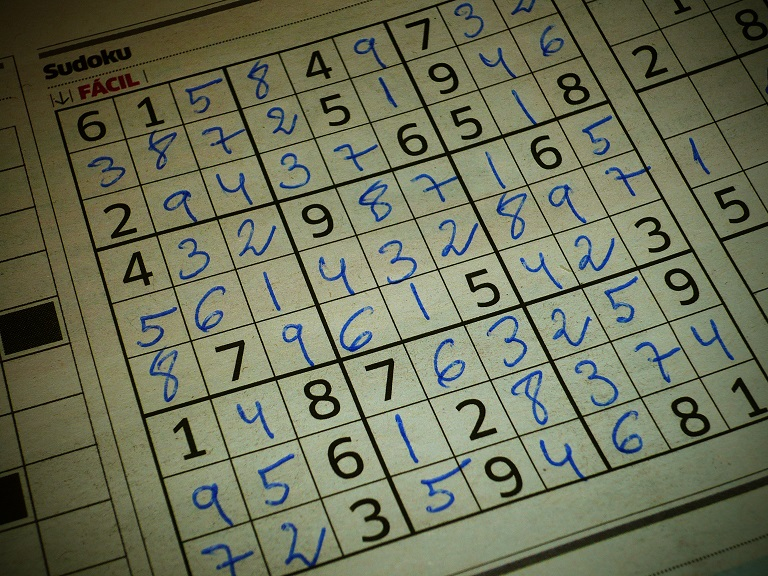
#> input picture MasterOpenCV/images/soduku.jpg, 768 x 576 px
$ jupyter execute '24 - Line Detection.ipynb'
#> lines starting #> are read from the running program, lines starting #| are printed output that depends on the picture; after the words box and inside, x2 and y2 are one past the last pixel; in counts of white or black regions, pixels touching at a corner belong together
[cell 1]
import numpy as np
import cv2

## Loading the Image and preprocessing

[cell 2]
image = cv2.imread('./MasterOpenCV/images/soduku.jpg')
#> image is the input picture: shape (576, 768, 3); mean B, G, R 88.5, 112.9, 108.9
gray = cv2.cvtColor(image, cv2.COLOR_BGR2GRAY)
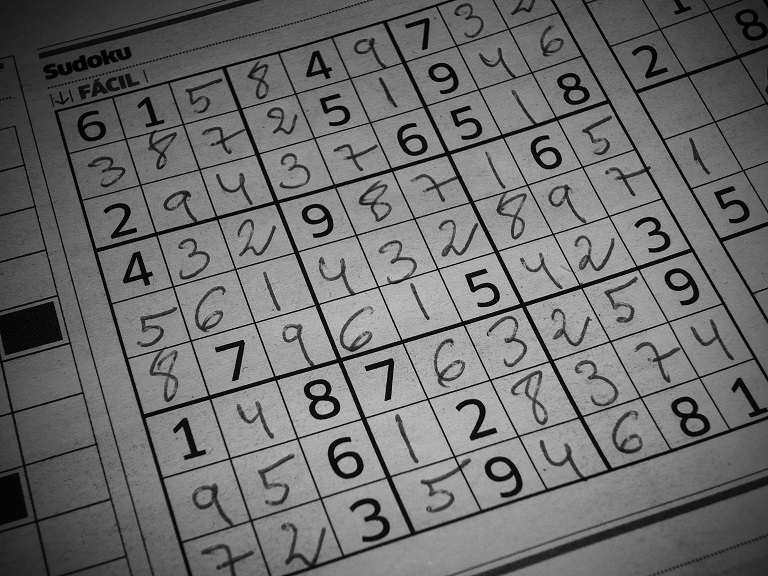
#> gray: shape (576, 768); min 0, max 210, mean 108.9
edge = cv2.Canny(gray, 70, 200)
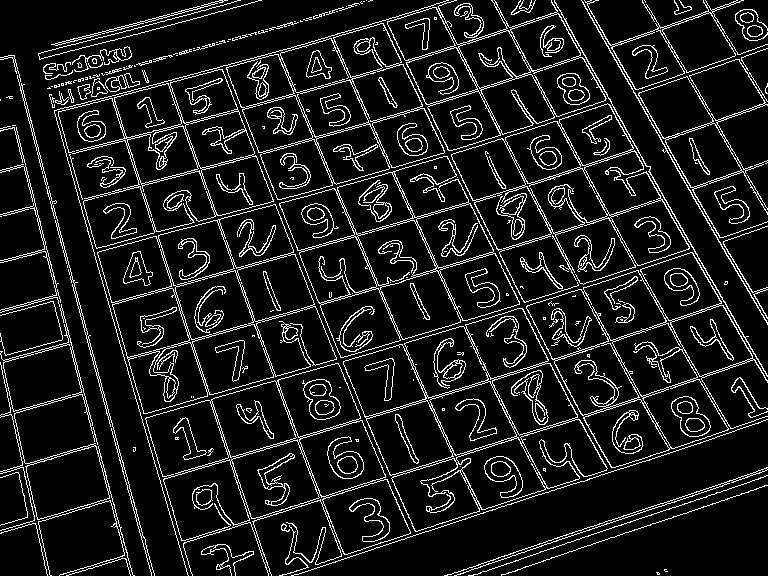
#> edge: shape (576, 768); 10.8% white in thin lines or dots
cv2.imshow('Edge', edge)
cv2.waitKey()
cv2.destroyAllWindows()

## Hough Transform

[cell 3]
image_ = image.copy()
lines = cv2.HoughLines(edge, 1, np.pi/180, 210)
#> lines = 62 rows, first 8: [4, 2.88], [2, 2.88], [637, 1.26], [-77, 2.83], [507, 1.27], [-476, 2.62], [505, 1.27], [-130, 2.79]
for line_ in lines:
    rho = line_[0][0]
    theta = line_[0][1]
    a = np.cos(theta)
    b = np.sin(theta)
    x0 = a * rho
    y0 = b * rho
    x1 = int(x0 + 1000 * (-b))
    y1 = int(y0 + 1000 * (a))
    x2 = int(x0 - 1000 * (-b))
    y2 = int(y0 - 1000 * (a))
    cv2.line(image_, (x1, y1), (x2, y2), (255, 0, 0), 2)
#> this loop made 62 passes
#> (rho, theta, a, b, x0, y0, x1, y1) on passes 1 to 12: (4, 2.88, -0.966, 0.259, -3.86, 1.04, -262, -964), (2, 2.88, -0.966, 0.259, -1.93, 0.518, -260, -965), (637, 1.26, 0.309, 0.951, 196.8, 605.8, -754, 914), (-77, 2.83, -0.951, 0.309, 73.23, -23.79, -235, -974), (507, 1.27, 0.292, 0.956, 148.2, 484.8, -808, 777), (-476, 2.62, -0.866, 0.5, 412.2, -238, -87, -1104), (505, 1.27, 0.292, 0.956, 147.6, 482.9, -808, 775), (-130, 2.79, -0.94, 0.342, 122.2, -44.46, -219, -984), (379, 1.29, 0.276, 0.961, 104.5, 364.3, -856, 639), (323, 1.29, 0.276, 0.961, 89.03, 310.5, -872, 586), (-21, 2.86, -0.961, 0.276, 20.19, -5.79, -255, -967), (634, 1.26, 0.309, 0.951, 195.9, 603, -755, 911)
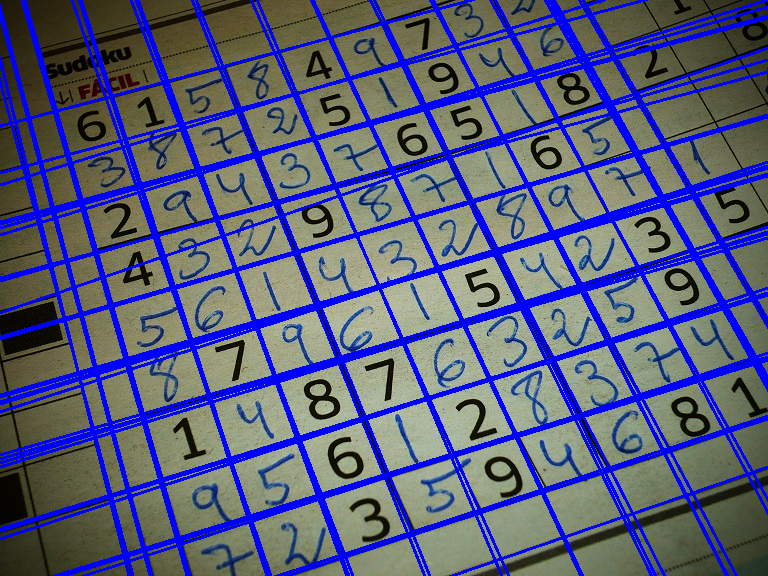
#> image_: shape (576, 768, 3); mean B, G, R 126.6, 93.1, 89.5

cv2.imshow('Hough Lines', image_)
cv2.waitKey(0)
cv2.destroyAllWindows()

## Probabilistic Hough Transform

[cell 4]
image_ = image.copy()
lines = cv2.HoughLinesP(edge.copy(), 1, np.pi/180, 200)
#> lines = 564 rows, first 6: [338, 560, 339, 560], [377, 547, 400, 540], [14, 526, 15, 526], [439, 396, 440, 396], [533, 367, 534, 367], [546, 363, 548, 363]
for line_ in lines:
    x1, y1, x2, y2 = line_[0][0], line_[0][1], line_[0][2], line_[0][3]
    cv2.line(image, (x1, y1), (x2, y2),(0, 255, 0), 3)
#> this loop made 564 passes
#> line_ on passes 26 to 28: [[63, 250, 66, 263]], [[158, 236, 163, 253]], [[371, 483, 382, 480]]
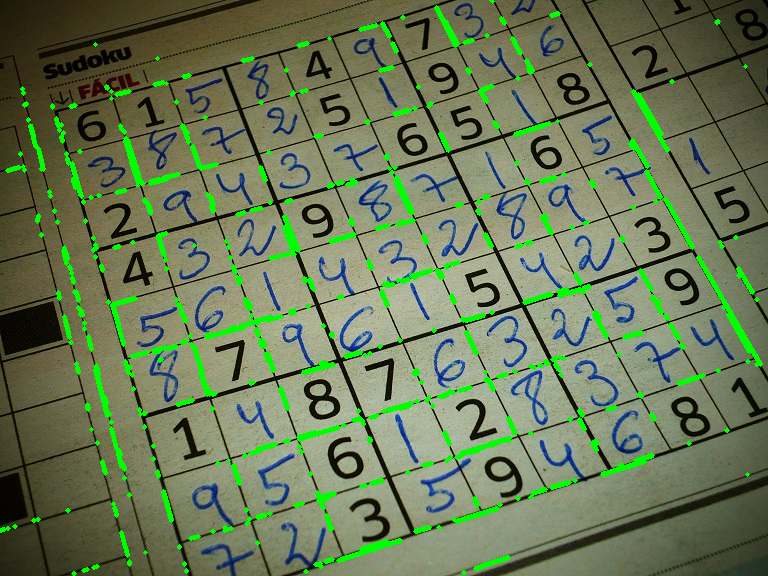
#> image: shape (576, 768, 3); 5.07% of pixels changed, all inside (x1, y1, x2, y2) = (0, 0, 763, 576)
cv2.imshow('Probabilistic Hough Lines', image_)
cv2.waitKey(0)
cv2.destroyAllWindows()

## Circle detection using Hough Transform

[cell 5]
img = cv2.imread('./MasterOpenCV/images/bunchofshapes.jpg')
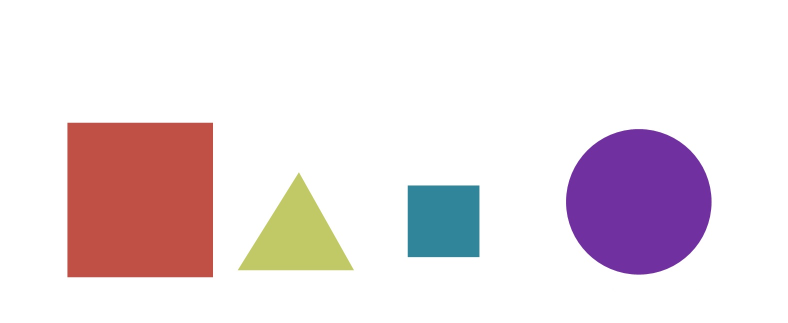
#> input picture MasterOpenCV/images/bunchofshapes.jpg, 1576 x 645 px (shown at 1/2 size)
#> img is the input picture: shape (645, 1576, 3); mean B, G, R 226.8, 222.3, 234.5
gray = cv2.cvtColor(img, cv2.COLOR_BGR2GRAY)
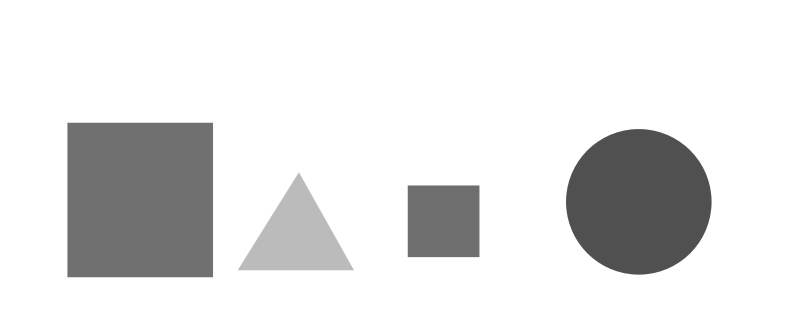
#> gray: shape (645, 1576) (shown at 1/2 size); min 72, max 255, mean 226.4
img_blur = cv2.medianBlur(gray, 5)

circles = cv2.HoughCircles(img_blur, cv2.HOUGH_GRADIENT, 1, img.shape[0]/64)
if circles is not None:
    circles = np.uint16(np.around(circles))
    for i in circles[0, :]:
        # Draw outer circle
        cv2.circle(img, (i[0], i[1]), i[2], (0, 255, 0), 2)
        # Draw inner circle
        cv2.circle(img, (i[0], i[1]), 2, (0, 0, 255), 3)
#> this loop made 1 pass
#> i on pass 1: [1276, 404, 145]
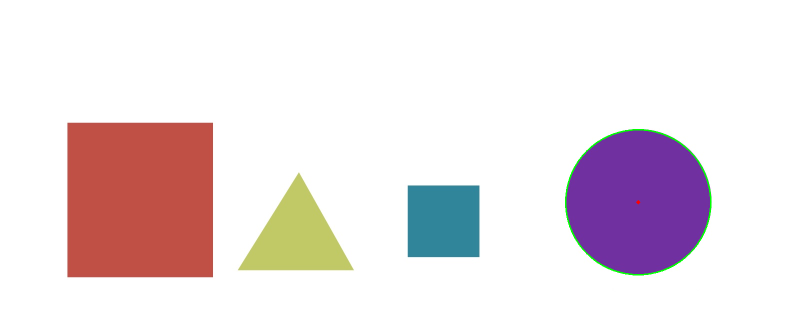
#> img: shape (645, 1576, 3) (shown at 1/2 size); 0.27% of pixels changed, all inside (x1, y1, x2, y2) = (1130, 258, 1423, 551)
cv2.imshow('Hough Circle', img)
cv2.waitKey(0)
cv2.destroyAllWindows()
